Frame 1 (no input): blank canvas, image omitted
Frame 60 (the mouse pressed at the canvas centre just before this capture): blank canvas, image omitted
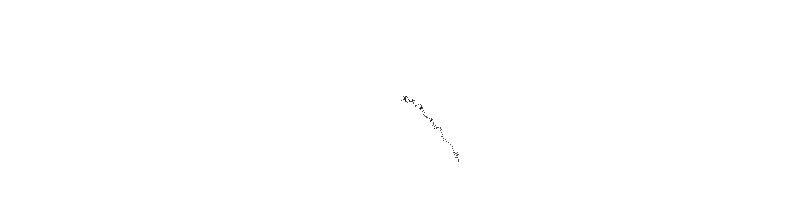
Frame 120 (the mouse held since frame 60 and released just before this capture)

The Processing sketch whose frames 1 and 60 were blank and that drew this single picture after the mouse press (run headless with seeded random() and noise(); from frame 60 on, the mouse is pressed at the canvas centre):

// Processing sketch: Ex1_2
// ── Ex1_2.pde
// The Nature of Code
// Daniel Shiffman
// http://natureofcode.com

Walker w;

void setup() {
  
  size(800,200);
  // Create a walker object
  w = new Walker();
  background(255);
}

void draw() {
  // Run the walker object
  w.step();
  w.render();
}



// ── Walker.pde

// tendency walking towards down and right
class Walker {
  int x,y;

  Walker() {
    x = width/2;
    y = height/2;
  }

  void render() {
    stroke(0);
    point(x,y);
  }

void step() {
  
    // 30% chance moving towards down right
    float dx = random(-1, 3);
    float dy = random(-1, 3);
    
    x += dx;
    y += dy;
  }
}
